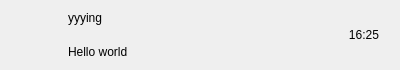
<?xml version="1.0" encoding="UTF-8"?>
<ui version="4.0">
 <class>ChatUserWid</class>
 <widget class="QWidget" name="ChatUserWid">
  <property name="geometry">
   <rect>
    <x>0</x>
    <y>0</y>
    <width>400</width>
    <height>70</height>
   </rect>
  </property>
  <property name="maximumSize">
   <size>
    <width>16777215</width>
    <height>70</height>
   </size>
  </property>
  <property name="windowTitle">
   <string>Form</string>
  </property>
  <layout class="QHBoxLayout" name="horizontalLayout">
   <property name="spacing">
    <number>5</number>
   </property>
   <property name="topMargin">
    <number>2</number>
   </property>
   <property name="bottomMargin">
    <number>2</number>
   </property>
   <item>
    <widget class="QWidget" name="icon_wid" native="true">
     <property name="minimumSize">
      <size>
       <width>50</width>
       <height>50</height>
      </size>
     </property>
     <property name="maximumSize">
      <size>
       <width>50</width>
       <height>50</height>
      </size>
     </property>
     <layout class="QHBoxLayout" name="horizontalLayout_2">
      <property name="spacing">
       <number>0</number>
      </property>
      <property name="leftMargin">
       <number>0</number>
      </property>
      <property name="topMargin">
       <number>0</number>
      </property>
      <property name="rightMargin">
       <number>0</number>
      </property>
      <property name="bottomMargin">
       <number>0</number>
      </property>
      <item>
       <widget class="QLabel" name="icon_lb">
        <property name="minimumSize">
         <size>
          <width>45</width>
          <height>45</height>
         </size>
        </property>
        <property name="maximumSize">
         <size>
          <width>45</width>
          <height>45</height>
         </size>
        </property>
        <property name="text">
         <string/>
        </property>
       </widget>
      </item>
     </layout>
    </widget>
   </item>
   <item>
    <widget class="QWidget" name="user_info_wid" native="true">
     <layout class="QVBoxLayout" name="verticalLayout">
      <property name="leftMargin">
       <number>2</number>
      </property>
      <property name="topMargin">
       <number>2</number>
      </property>
      <property name="rightMargin">
       <number>2</number>
      </property>
      <property name="bottomMargin">
       <number>2</number>
      </property>
      <item>
       <widget class="QLabel" name="user_name_lb">
        <property name="text">
         <string>yyying</string>
        </property>
       </widget>
      </item>
      <item>
       <widget class="QLabel" name="user_chat_lb">
        <property name="text">
         <string>Hello world</string>
        </property>
       </widget>
      </item>
     </layout>
    </widget>
   </item>
   <item>
    <widget class="QWidget" name="time_wid" native="true">
     <property name="minimumSize">
      <size>
       <width>50</width>
       <height>50</height>
      </size>
     </property>
     <property name="maximumSize">
      <size>
       <width>50</width>
       <height>50</height>
      </size>
     </property>
     <layout class="QHBoxLayout" name="horizontalLayout_3">
      <item>
       <widget class="QLabel" name="time_lb">
        <property name="text">
         <string>16:25</string>
        </property>
        <property name="alignment">
         <set>Qt::AlignCenter</set>
        </property>
       </widget>
      </item>
     </layout>
    </widget>
   </item>
  </layout>
 </widget>
 <resources/>
 <connections/>
</ui>
